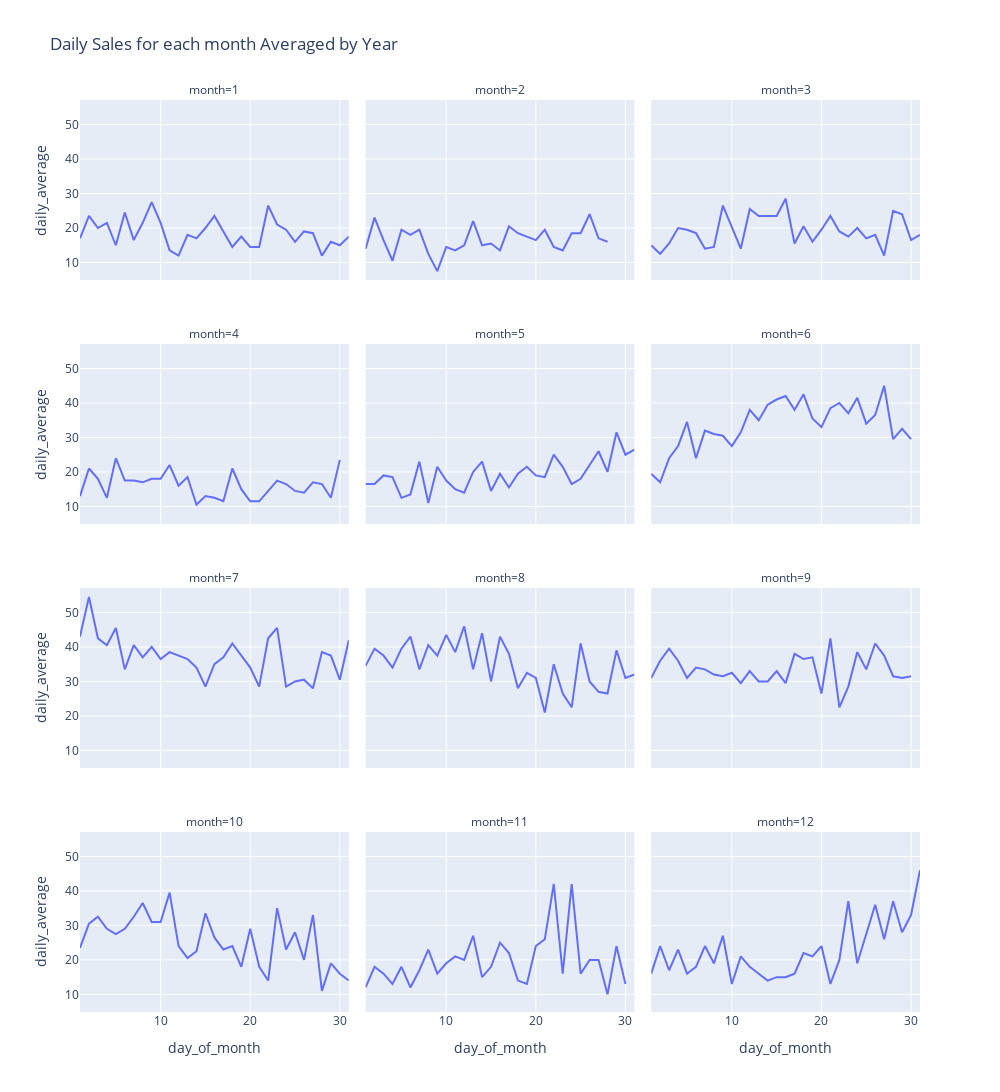

Notebook source saved alongside this figure:
### Code cell
px.line(subplot_day,x='day_of_month',y='daily_average',facet_col='month',facet_col_wrap=3,
        width=1000,height=1500,title='Daily Sales for each month Averaged by Year')

### Figure 1 — Plotly figure (JSON) as saved in the notebook; plotly's stock layout.template omitted (floating-point values rounded to 4 significant figures)
{"data": [{"hovertemplate": "month=1<br>day_of_month=%{x}<br>daily_average=%{y}<extra></extra>", "legendgroup": "", "line": {"color": "#636efa", "dash": "solid"}, "marker": {"symbol": "circle"}, "mode": "lines", "name": "", "orientation": "v", "showlegend": false, "type": "scatter", "x": [1, 2, 3, 4, 5, 6, 7, 8, 9, 10, 11, 12, 13, 14, 15, 16, 17, 18, 19, 20, 21, 22, 23, 24, 25, 26, 27, 28, 29, 30, 31], "xaxis": "x10", "y": [17, 23.5, 20, 21.5, 15, 24.5, 16.5, 21.5, 27.5, 21.5, 13.5, 12, 18, 17, 20, 23.5, 19, 14.5, 17.5, 14.5, 14.5, 26.5, 21, 19.5, 16, 19, 18.5, 12, 16, 15, 17.5], "yaxis": "y10"}, {"hovertemplate": "month=2<br>day_of_month=%{x}<br>daily_average=%{y}<extra></extra>", "legendgroup": "", "line": {"color": "#636efa", "dash": "solid"}, "marker": {"symbol": "circle"}, "mode": "lines", "name": "", "orientation": "v", "showlegend": false, "type": "scatter", "x": [1, 2, 3, 4, 5, 6, 7, 8, 9, 10, 11, 12, 13, 14, 15, 16, 17, 18, 19, 20, 21, 22, 23, 24, 25, 26, 27, 28], "xaxis": "x11", "y": [14, 23, 16.5, 10.5, 19.5, 18, 19.5, 12.5, 7.5, 14.5, 13.5, 15, 22, 15, 15.5, 13.5, 20.5, 18.5, 17.5, 16.5, 19.5, 14.5, 13.5, 18.5, 18.5, 24, 17, 16], "yaxis": "y11"}, {"hovertemplate": "month=3<br>day_of_month=%{x}<br>daily_average=%{y}<extra></extra>", "legendgroup": "", "line": {"color": "#636efa", "dash": "solid"}, "marker": {"symbol": "circle"}, "mode": "lines", "name": "", "orientation": "v", "showlegend": false, "type": "scatter", "x": [1, 2, 3, 4, 5, 6, 7, 8, 9, 10, 11, 12, 13, 14, 15, 16, 17, 18, 19, 20, 21, 22, 23, 24, 25, 26, 27, 28, 29, 30, 31], "xaxis": "x12", "y": [15, 12.5, 15.5, 20, 19.5, 18.5, 14, 14.5, 26.5, 20.5, 14, 25.5, 23.5, 23.5, 23.5, 28.5, 15.5, 20.5, 16, 19.5, 23.5, 19, 17.5, 20, 17, 18, 12, 25, 24, 16.5, 18], "yaxis": "y12"}, {"hovertemplate": "month=4<br>day_of_month=%{x}<br>daily_average=%{y}<extra></extra>", "legendgroup": "", "line": {"color": "#636efa", "dash": "solid"}, "marker": {"symbol": "circle"}, "mode": "lines", "name": "", "orientation": "v", "showlegend": false, "type": "scatter", "x": [1, 2, 3, 4, 5, 6, 7, 8, 9, 10, 11, 12, 13, 14, 15, 16, 17, 18, 19, 20, 21, 22, 23, 24, 25, 26, 27, 28, 29, 30], "xaxis": "x7", "y": [13, 21, 18, 12.5, 24, 17.5, 17.5, 17, 18, 18, 22, 16, 18.5, 10.5, 13, 12.5, 11.5, 21, 15, 11.5, 11.5, 14.5, 17.5, 16.5, 14.5, 14, 17, 16.5, 12.5, 23.5], "yaxis": "y7"}, {"hovertemplate": "month=5<br>day_of_month=%{x}<br>daily_average=%{y}<extra></extra>", "legendgroup": "", "line": {"color": "#636efa", "dash": "solid"}, "marker": {"symbol": "circle"}, "mode": "lines", "name": "", "orientation": "v", "showlegend": false, "type": "scatter", "x": [1, 2, 3, 4, 5, 6, 7, 8, 9, 10, 11, 12, 13, 14, 15, 16, 17, 18, 19, 20, 21, 22, 23, 24, 25, 26, 27, 28, 29, 30, 31], "xaxis": "x8", "y": [16.5, 16.5, 19, 18.5, 12.5, 13.5, 23, 11, 21.5, 17.5, 15, 14, 20, 23, 14.5, 19.5, 15.5, 19.5, 21.5, 19, 18.5, 25, 21.5, 16.5, 18, 22, 26, 20, 31.5, 25, 26.5], "yaxis": "y8"}, {"hovertemplate": "month=6<br>day_of_month=%{x}<br>daily_average=%{y}<extra></extra>", "legendgroup": "", "line": {"color": "#636efa", "dash": "solid"}, "marker": {"symbol": "circle"}, "mode": "lines", "name": "", "orientation": "v", "showlegend": false, "type": "scatter", "x": [1, 2, 3, 4, 5, 6, 7, 8, 9, 10, 11, 12, 13, 14, 15, 16, 17, 18, 19, 20, 21, 22, 23, 24, 25, 26, 27, 28, 29, 30], "xaxis": "x9", "y": [19.5, 17, 24, 27.5, 34.5, 24, 32, 31, 30.5, 27.5, 31.5, 38, 35, 39.5, 41, 42, 38, 42.5, 35.5, 33, 38.5, 40, 37, 41.5, 34, 36.5, 45, 29.5, 32.5, 29.5], "yaxis": "y9"}, {"hovertemplate": "month=7<br>day_of_month=%{x}<br>daily_average=%{y}<extra></extra>", "legendgroup": "", "line": {"color": "#636efa", "dash": "solid"}, "marker": {"symbol": "circle"}, "mode": "lines", "name": "", "orientation": "v", "showlegend": false, "type": "scatter", "x": [1, 2, 3, 4, 5, 6, 7, 8, 9, 10, 11, 12, 13, 14, 15, 16, 17, 18, 19, 20, 21, 22, 23, 24, 25, 26, 27, 28, 29, 30, 31], "xaxis": "x4", "y": [43, 54.5, 42.5, 40.5, 45.5, 33.5, 40.5, 37, 40, 36.5, 38.5, 37.5, 36.5, 34, 28.5, 35, 37, 41, 37.5, 34, 28.5, 42.5, 45.5, 28.5, 30, 30.5, 28, 38.5, 37.5, 30.5, 42], "yaxis": "y4"}, {"hovertemplate": "month=8<br>day_of_month=%{x}<br>daily_average=%{y}<extra></extra>", "legendgroup": "", "line": {"color": "#636efa", "dash": "solid"}, "marker": {"symbol": "circle"}, "mode": "lines", "name": "", "orientation": "v", "showlegend": false, "type": "scatter", "x": [1, 2, 3, 4, 5, 6, 7, 8, 9, 10, 11, 12, 13, 14, 15, 16, 17, 18, 19, 20, 21, 22, 23, 24, 25, 26, 27, 28, 29, 30, 31], "xaxis": "x5", "y": [34.5, 39.5, 37.5, 34, 39.5, 43, 33.5, 40.5, 37.5, 43.5, 38.5, 46, 33.5, 44, 30, 43, 38, 28, 32.5, 31, 21, 35, 26.5, 22.5, 41, 30, 27, 26.5, 39, 31, 32], "yaxis": "y5"}, {"hovertemplate": "month=9<br>day_of_month=%{x}<br>daily_average=%{y}<extra></extra>", "legendgroup": "", "line": {"color": "#636efa", "dash": "solid"}, "marker": {"symbol": "circle"}, "mode": "lines", "name": "", "orientation": "v", "showlegend": false, "type": "scatter", "x": [1, 2, 3, 4, 5, 6, 7, 8, 9, 10, 11, 12, 13, 14, 15, 16, 17, 18, 19, 20, 21, 22, 23, 24, 25, 26, 27, 28, 29, 30], "xaxis": "x6", "y": [31, 36, 39.5, 36, 31, 34, 33.5, 32, 31.5, 32.5, 29.5, 33, 30, 30, 33, 29.5, 38, 36.5, 37, 26.5, 42.5, 22.5, 28.5, 38.5, 33.5, 41, 37.5, 31.5, 31, 31.5], "yaxis": "y6"}, {"hovertemplate": "month=10<br>day_of_month=%{x}<br>daily_average=%{y}<extra></extra>", "legendgroup": "", "line": {"color": "#636efa", "dash": "solid"}, "marker": {"symbol": "circle"}, "mode": "lines", "name": "", "orientation": "v", "showlegend": false, "type": "scatter", "x": [1, 2, 3, 4, 5, 6, 7, 8, 9, 10, 11, 12, 13, 14, 15, 16, 17, 18, 19, 20, 21, 22, 23, 24, 25, 26, 27, 28, 29, 30, 31], "xaxis": "x", "y": [23.5, 30.5, 32.5, 29, 27.5, 29, 32.5, 36.5, 31, 31, 39.5, 24, 20.5, 22.5, 33.5, 26.5, 23, 24, 18, 29, 18, 14, 35, 23, 28, 20, 33, 11, 19, 16, 14], "yaxis": "y"}, {"hovertemplate": "month=11<br>day_of_month=%{x}<br>daily_average=%{y}<extra></extra>", "legendgroup": "", "line": {"color": "#636efa", "dash": "solid"}, "marker": {"symbol": "circle"}, "mode": "lines", "name": "", "orientation": "v", "showlegend": false, "type": "scatter", "x": [1, 2, 3, 4, 5, 6, 7, 8, 9, 10, 11, 12, 13, 14, 15, 16, 17, 18, 19, 20, 21, 22, 23, 24, 25, 26, 27, 28, 29, 30], "xaxis": "x2", "y": [12, 18, 16, 13, 18, 12, 17, 23, 16, 19, 21, 20, 27, 15, 18, 25, 22, 14, 13, 24, 26, 42, 16, 42, 16, 20, 20, 10, 24, 13], "yaxis": "y2"}, {"hovertemplate": "month=12<br>day_of_month=%{x}<br>daily_average=%{y}<extra></extra>", "legendgroup": "", "line": {"color": "#636efa", "dash": "solid"}, "marker": {"symbol": "circle"}, "mode": "lines", "name": "", "orientation": "v", "showlegend": false, "type": "scatter", "x": [1, 2, 3, 4, 5, 6, 7, 8, 9, 10, 11, 12, 13, 14, 15, 16, 17, 18, 19, 20, 21, 22, 23, 24, 26, 27, 28, 29, 30, 31], "xaxis": "x3", "y": [16, 24, 17, 23, 16, 18, 24, 19, 27, 13, 21, 18, 16, 14, 15, 15, 16, 22, 21, 24, 13, 20, 37, 19, 36, 26, 37, 28, 33, 46], "yaxis": "y3"}], "layout": {"annotations": [{"font": {}, "showarrow": false, "text": "month=10", "x": 0.16, "xanchor": "center", "xref": "paper", "y": 0.1975, "yanchor": "bottom", "yref": "paper"}, {"font": {}, "showarrow": false, "text": "month=11", "x": 0.5, "xanchor": "center", "xref": "paper", "y": 0.1975, "yanchor": "bottom", "yref": "paper"}, {"font": {}, "showarrow": false, "text": "month=12", "x": 0.84, "xanchor": "center", "xref": "paper", "y": 0.1975, "yanchor": "bottom", "yref": "paper"}, {"font": {}, "showarrow": false, "text": "month=7", "x": 0.16, "xanchor": "center", "xref": "paper", "y": 0.465, "yanchor": "bottom", "yref": "paper"}, {"font": {}, "showarrow": false, "text": "month=8", "x": 0.5, "xanchor": "center", "xref": "paper", "y": 0.465, "yanchor": "bottom", "yref": "paper"}, {"font": {}, "showarrow": false, "text": "month=9", "x": 0.84, "xanchor": "center", "xref": "paper", "y": 0.465, "yanchor": "bottom", "yref": "paper"}, {"font": {}, "showarrow": false, "text": "month=4", "x": 0.16, "xanchor": "center", "xref": "paper", "y": 0.7325, "yanchor": "bottom", "yref": "paper"}, {"font": {}, "showarrow": false, "text": "month=5", "x": 0.5, "xanchor": "center", "xref": "paper", "y": 0.7325, "yanchor": "bottom", "yref": "paper"}, {"font": {}, "showarrow": false, "text": "month=6", "x": 0.84, "xanchor": "center", "xref": "paper", "y": 0.7325, "yanchor": "bottom", "yref": "paper"}, {"font": {}, "showarrow": false, "text": "month=1", "x": 0.16, "xanchor": "center", "xref": "paper", "y": 1, "yanchor": "bottom", "yref": "paper"}, {"font": {}, "showarrow": false, "text": "month=2", "x": 0.5, "xanchor": "center", "xref": "paper", "y": 1, "yanchor": "bottom", "yref": "paper"}, {"font": {}, "showarrow": false, "text": "month=3", "x": 0.84, "xanchor": "center", "xref": "paper", "y": 1, "yanchor": "bottom", "yref": "paper"}], "height": 1500, "legend": {"tracegroupgap": 0}, "title": {"text": "Daily Sales for each month Averaged by Year"}, "width": 1000, "xaxis": {"anchor": "y", "domain": [0, 0.32], "title": {"text": "day_of_month"}}, "xaxis10": {"anchor": "y10", "domain": [0, 0.32], "matches": "x", "showticklabels": false}, "xaxis11": {"anchor": "y11", "domain": [0.34, 0.66], "matches": "x", "showticklabels": false}, "xaxis12": {"anchor": "y12", "domain": [0.68, 1.0], "matches": "x", "showticklabels": false}, "xaxis2": {"anchor": "y2", "domain": [0.34, 0.66], "matches": "x", "title": {"text": "day_of_month"}}, "xaxis3": {"anchor": "y3", "domain": [0.68, 1.0], "matches": "x", "title": {"text": "day_of_month"}}, "xaxis4": {"anchor": "y4", "domain": [0, 0.32], "matches": "x", "showticklabels": false}, "xaxis5": {"anchor": "y5", "domain": [0.34, 0.66], "matches": "x", "showticklabels": false}, "xaxis6": {"anchor": "y6", "domain": [0.68, 1.0], "matches": "x", "showticklabels": false}, "xaxis7": {"anchor": "y7", "domain": [0, 0.32], "matches": "x", "showticklabels": false}, "xaxis8": {"anchor": "y8", "domain": [0.34, 0.66], "matches": "x", "showticklabels": false}, "xaxis9": {"anchor": "y9", "domain": [0.68, 1.0], "matches": "x", "showticklabels": false}, "yaxis": {"anchor": "x", "domain": [0, 0.1975], "title": {"text": "daily_average"}}, "yaxis10": {"anchor": "x10", "domain": [0.8025, 1], "matches": "y", "title": {"text": "daily_average"}}, "yaxis11": {"anchor": "x11", "domain": [0.8025, 1], "matches": "y", "showticklabels": false}, "yaxis12": {"anchor": "x12", "domain": [0.8025, 1], "matches": "y", "showticklabels": false}, "yaxis2": {"anchor": "x2", "domain": [0, 0.1975], "matches": "y", "showticklabels": false}, "yaxis3": {"anchor": "x3", "domain": [0, 0.1975], "matches": "y", "showticklabels": false}, "yaxis4": {"anchor": "x4", "domain": [0.2675, 0.465], "matches": "y", "title": {"text": "daily_average"}}, "yaxis5": {"anchor": "x5", "domain": [0.2675, 0.465], "matches": "y", "showticklabels": false}, "yaxis6": {"anchor": "x6", "domain": [0.2675, 0.465], "matches": "y", "showticklabels": false}, "yaxis7": {"anchor": "x7", "domain": [0.535, 0.7325], "matches": "y", "title": {"text": "daily_average"}}, "yaxis8": {"anchor": "x8", "domain": [0.535, 0.7325], "matches": "y", "showticklabels": false}, "yaxis9": {"anchor": "x9", "domain": [0.535, 0.7325], "matches": "y", "showticklabels": false}}}
